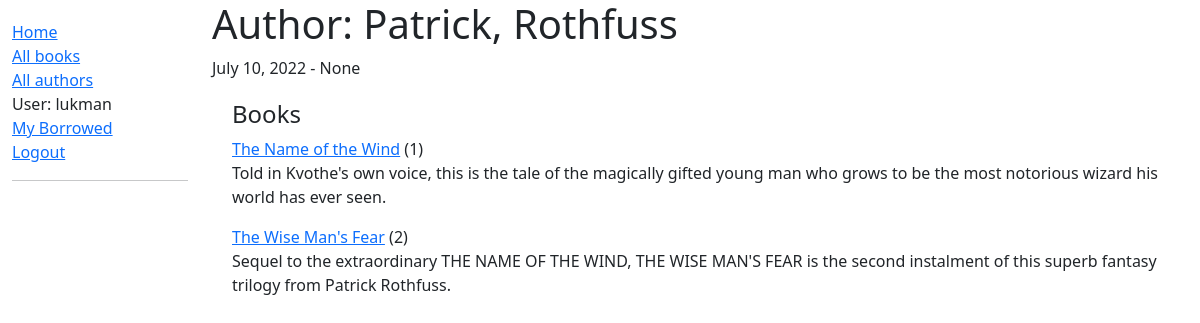
The app's page /catalog/author/1 (signed in) with its own data.
### catalog/models.py (models this page shows, shortened)
class Author(models.Model):
    first_name = models.CharField(max_length=100)
    last_name = models.CharField(max_length=100)
    date_of_birth = models.DateField(null=True, blank=True)
    date_of_death = models.DateField(null=True, blank=True, verbose_name='died')
    class Meta:
        ordering = ['last_name', 'first_name']

class Book(models.Model):
    title = models.CharField(max_length=200)
    author = models.ForeignKey('Author', on_delete=models.SET_NULL, null=True)
    summary = models.TextField(max_length=1000, help_text="Enter a brief description of the book")
    isbn = models.CharField('ISBN', max_length=13, unique=True,
                            help_text='13 Character <a href = "https://www.isbn-international.org/content/what-isbn" target="_blank">ISBN Number</a>')
    language = models.ForeignKey('Language', on_delete = models.SET_NULL, null=True)
    genre = models.ManyToManyField(Genre, help_text="Select a genre for this book")
    def __str__(self) -> str:
        return self.title
    def get_absolute_url(self):
        return reverse('book-detail', args=[str(self.id)])
    def display_genre(self):
        """ Create a string for the Genre. This is required to display genre in Admin."""
        return ', '.join(genre.name for genre in self.genre.all()[:3])
    display_genre.short_description = 'Genre'

### catalog/views.py (the view)
# urls.py: path('author/<int:pk>', views.AuthorDetailView.as_view(), name='author-detail'),
class AuthorDetailView(LoginRequiredMixin, DetailView):
    model = Author

### catalog/templates/catalog/author_detail.html
{% extends "base_generic.html" %}
{% block content %}
  <h1>Author: {{ author.first_name }}, {{ author.last_name }}</h1>
  <p>{{author.date_of_birth}} - {{ author.date_of_death}}</p>
  <div style="margin-left:20px;margin-top:20px">
    <h4>Books</h4>
    {% for book in author.book_set.all %}
      <div>
        <a href="{{ book.get_absolute_url }}">{{ book }}</a> ({{book.bookinstance_set.all.count}})
        <p>{{book.summary}}</p>
    {% endfor %}
  </div>
{% endblock %}

### catalog/templates/base_generic.html (shortened to what this page needs)
<!DOCTYPE html>
<html lang="en">
<head>
  <link href="https://cdn.jsdelivr.net/npm/bootstrap@5.1.3/dist/css/bootstrap.min.css" rel="stylesheet">
  {% load static %}
  <link rel="stylesheet" href="{% static 'css/styles.css' %}">
</head>
<body>
  <div class="container-fluid">
    <div class="row">
      <div class="col-sm-2">
      {% block sidebar %}
        <ul class="sidebar-nav">
          <li><a href="{% url 'index' %}">Home</a></li>
          <li><a href="{% url 'books' %}">All books</a></li>
          <li><a href="{% url 'authors' %}">All authors</a></li>
        {% if user.is_authenticated %}
          <li>User: {{ user.get_username }}</li>
          <li><a href="{% url 'my-borrowed' %}">My Borrowed</a></li>
          <li><a href="{% url 'logout' %}?next={{request.path}}">Logout</a></li>
        {% else %}
          <li><a href="{% url 'login' %}?next={{request.path}}">Login</a></li>
        {% endif %}
        <hr>
        </ul>
     {% endblock %}
      </div>
      <div class="col-sm-10 ">{% block content %}{% endblock %}
      </div>
    </div>
  </div>
</body>
</html>

### catalog/static/css/styles.css (style rules this page uses)
.sidebar-nav { margin-top: 20px; padding: 0; list-style: none; }

### records on screen
Author: date_of_birth "July 10, 2022", date_of_death "None"
Book: title "The Name of the Wind", bookinstance_set.all.count "1", summary "Told in Kvothe's own voice, this is the tale of the magically gifted young man who grows to be the most notorious wizard his world has ever seen."
Book: title "The Wise Man's Fear", bookinstance_set.all.count "2", summary "Sequel to the extraordinary THE NAME OF THE WIND, THE WISE MAN'S FEAR is the second instalment of this superb fantasy trilogy from Patrick Rothfuss."

### other values on screen
{{ user.get_username }} "lukman"
